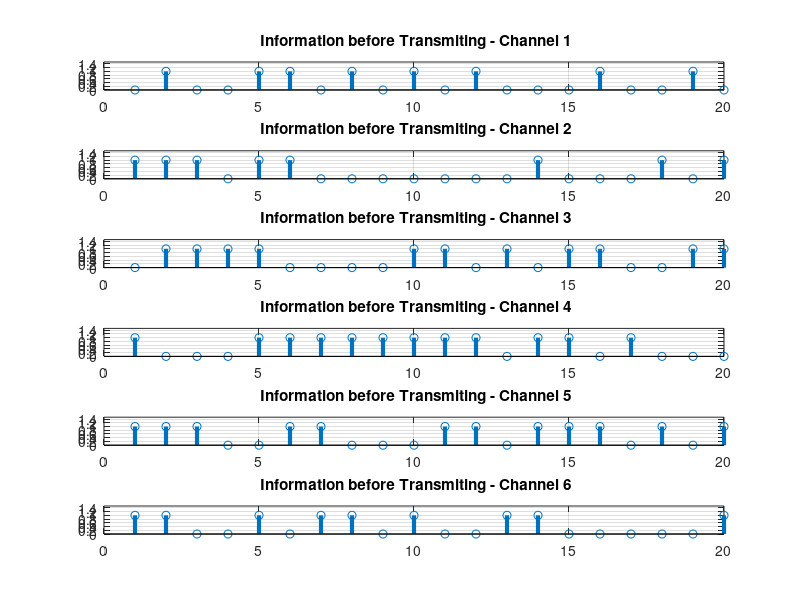

Write MATLAB code to recreate this figure. (Note: this script raises an error after producing the figure.)
clc; clear variables; close all;

N = 5*10^5;

Pt = 0:2:40;			
pt = (10^-3)*db2pow(Pt);	

BW = 10^6;			
No = -174 + 10*log10(BW);				%
no = (10^-3)*db2pow(No);	 

d1 = 500; d2 = 200; d3 = 70; d4 = 500; d5 = 200; d6 = 70;	%Distances
a1 = 0.90; a2 = 0.08; a3 = 0.02; a4 = 0.90; a5 = 0.08; a6 = 0.02;	%Power allocation coefficients

eta = 4;	%Path loss exponent

%Generate Rayleigh fading channel for the six users
h1 = sqrt(d1^-eta)*(randn(N/2,1) + 1i*randn(N/2,1))/sqrt(2);
h2 = sqrt(d2^-eta)*(randn(N/2,1) + 1i*randn(N/2,1))/sqrt(2);
h3 = sqrt(d3^-eta)*(randn(N/2,1) + 1i*randn(N/2,1))/sqrt(2);
h4 = sqrt(d4^-eta)*(randn(N/2,1) + 1i*randn(N/2,1))/sqrt(2);
h5 = sqrt(d5^-eta)*(randn(N/2,1) + 1i*randn(N/2,1))/sqrt(2);
h6 = sqrt(d6^-eta)*(randn(N/2,1) + 1i*randn(N/2,1))/sqrt(2);

%Generate noise samples for the six users
n1 = sqrt(no)*(randn(N/2,1) + 1i*randn(N/2,1))/sqrt(2);
n2 = sqrt(no)*(randn(N/2,1) + 1i*randn(N/2,1))/sqrt(2);
n3 = sqrt(no)*(randn(N/2,1) + 1i*randn(N/2,1))/sqrt(2);
n4 = sqrt(no)*(randn(N/2,1) + 1i*randn(N/2,1))/sqrt(2);
n5 = sqrt(no)*(randn(N/2,1) + 1i*randn(N/2,1))/sqrt(2);
n6 = sqrt(no)*(randn(N/2,1) + 1i*randn(N/2,1))/sqrt(2);

%Generate random binary message data for the six users
x1 = randi([0 1],N,1);
x2 = randi([0 1],N,1);
x3 = randi([0 1],N,1);
x4 = randi([0 1],N,1);
x5 = randi([0 1],N,1);
x6 = randi([0 1],N,1);

figure(1)
subplot(6,1,1);
stem(x1, 'linewidth',3), grid on;
title('  Information before Transmiting - Channel 1 ');
axis([ 0 20 0 1.5]);

subplot(6,1,2);
stem(x2, 'linewidth',3), grid on;
title('  Information before Transmiting - Channel 2 ');
axis([ 0 20 0 1.5]);

subplot(6,1,3);
stem(x3, 'linewidth',3), grid on;
title('  Information before Transmiting - Channel 3 ');
axis([ 0 20 0 1.5]);

subplot(6,1,4);
stem(x4, 'linewidth',3), grid on;
title('  Information before Transmiting - Channel 4 ');
axis([ 0 20 0 1.5]);

subplot(6,1,5);
stem(x5, 'linewidth',3), grid on;
title('  Information before Transmiting - Channel 5 ');
axis([ 0 20 0 1.5]);

subplot(6,1,6);
stem(x6, 'linewidth',3), grid on;
title('  Information before Transmiting - Channel 6 ');
axis([ 0 20 0 1.5]);


%Create QPSKModulator and QPSKDemodulator objects
QPSKmod = comm.QPSKModulator('BitInput',true); 
QPSKdemod = comm.QPSKDemodulator('BitOutput',true); 

%Perform QPSK modulation
xmod1 = step(QPSKmod, x1);
xmod2 = step(QPSKmod, x2);
xmod3 = step(QPSKmod, x3);
xmod4 = step(QPSKmod, x4);
xmod5 = step(QPSKmod, x5);
xmod6 = step(QPSKmod, x6);

x = sqrt(a1)*xmod1 + sqrt(a2)*xmod2 + sqrt(a3)*xmod3;
x1_send = sqrt(a1)*xmod1;
x2_send = sqrt(a2)*xmod2;
x3_send = sqrt(a3)*xmod3;
x_2 = sqrt(a4)*xmod4 + sqrt(a5)*xmod5 + sqrt(a6)*xmod6;
x4_send = sqrt(a4)*xmod4;
x5_send = sqrt(a5)*xmod5;
x6_send = sqrt(a6)*xmod6;


for u = 1:length(Pt)
	
%Received signals
   y1 = sqrt(pt(u))*x.*h1 + n1;	%At user 1
   y2 = sqrt(pt(u))*x.*h2 + n2;	%At user 2
   y3 = sqrt(pt(u))*x.*h3 + n3;	%At user 3
   
   eq1 = y1./h1;
   eq2 = y2./h2;
   eq3 = y3./h3;
   
%Decode at user 1 (Direct decoding)
   dec1 = step(QPSKdemod, eq1);
   %isequal(dec1,x1)
   
%Decode at user 2
   dec12 = step(QPSKdemod, eq2);		
   dec12_remod = step(QPSKmod, dec12);		
   rem2 = eq2 - sqrt(a1*pt(u))*dec12_remod;	%SIC to remove U1's data
   dec2 = step(QPSKdemod, rem2);		
   
%Decode at user 3
   dec13 = step(QPSKdemod, eq3);		%Direct demodulation to get U1's data
   dec13_remod = step(QPSKmod, dec13);		%Remodulation of U1's data
   rem31 = eq3 - sqrt(a1*pt(u))*dec12_remod;	%SIC to remove U1's data
   dec23 = step(QPSKdemod, rem31);		%Direct demodulation of remaining signal to get U2's data
   dec23_remod = step(QPSKmod, dec23);		%Remodulation of U2's data
   rem3 = rem31 - sqrt(a2*pt(u))*dec23_remod;	%SIC to remove U2's data
   dec3 = step(QPSKdemod, rem3);		%Demodulate remaining signal to get U3's data
   
%BER calculation
   ber1(u) = biterr(dec1, x1)/N;
   ber2(u) = biterr(dec2, x2)/N;
   ber3(u) = biterr(dec3, x3)/N;
end

for u = 1:length(Pt)
	
%Received signals
   y4 = sqrt(pt(u))*x_2.*h4 + n4;	%At user 1
   y5 = sqrt(pt(u))*x_2.*h5 + n5;	%At user 2
   y6 = sqrt(pt(u))*x_2.*h6 + n6;	%At user 3
   
   eq4 = y4./h4;
   eq5 = y5./h5;
   eq6 = y6./h6;
   
%Decode at user 1 (Direct decoding)
   dec4 = step(QPSKdemod, eq4);
   
%Decode at user 2
   dec45 = step(QPSKdemod, eq5);		
   dec45_remod = step(QPSKmod, dec45);		
   rem5 = eq5 - sqrt(a4*pt(u))*dec45_remod;	%SIC to remove U1's data
   dec5 = step(QPSKdemod, rem5);		
   
%Decode at user 3
   dec46 = step(QPSKdemod, eq6);		%Direct demodulation to get U1's data
   dec46_remod = step(QPSKmod, dec46);		%Remodulation of U1's data
   rem64 = eq6 - sqrt(a4*pt(u))*dec45_remod;	%SIC to remove U1's data
   dec56 = step(QPSKdemod, rem64);		%Direct demodulation of remaining signal to get U2's data
   dec56_remod = step(QPSKmod, dec56);		%Remodulation of U2's data
   rem6 = rem64 - sqrt(a5*pt(u))*dec56_remod;	%SIC to remove U2's data
   dec6 = step(QPSKdemod, rem6);		%Demodulate remaining signal to get U3's data
   
%BER calculation
   ber4(u) = biterr(dec4, x4)/N;
   ber5(u) = biterr(dec5, x5)/N;
   ber6(u) = biterr(dec6, x6)/N;
end

C1 = xor(dec1,dec4);
C2 = xor(dec2,dec5);
C3 = xor(dec3,dec6);

QPSKmod = comm.QPSKModulator('BitInput',true);
QPSKdemod = comm.QPSKDemodulator('BitOutput',true); 

nc1 = sqrt(no)*(randn(N/2,1) + 1i*randn(N/2,1))/sqrt(2);
nc2 = sqrt(no)*(randn(N/2,1) + 1i*randn(N/2,1))/sqrt(2);
nc3 = sqrt(no)*(randn(N/2,1) + 1i*randn(N/2,1))/sqrt(2);
nc4 = sqrt(no)*(randn(N/2,1) + 1i*randn(N/2,1))/sqrt(2);
nc5 = sqrt(no)*(randn(N/2,1) + 1i*randn(N/2,1))/sqrt(2);
nc6 = sqrt(no)*(randn(N/2,1) + 1i*randn(N/2,1))/sqrt(2);

cmod1 = step(QPSKmod, C1);
cmod2 = step(QPSKmod, C2);
cmod3 = step(QPSKmod, C3);

C = sqrt(a1)*cmod1 + sqrt(a2)*cmod2 + sqrt(a3)*cmod3;

for u = 1:length(Pt)
	
%Received signals
   y1_ = sqrt(pt(u))*C.*h1 + nc1;	%At user 1
   y2_ = sqrt(pt(u))*C.*h2 + nc2;	%At user 2
   y3_ = sqrt(pt(u))*C.*h3 + nc3;	%At user 3
   
   eq1_ = y1_./h1;
   eq2_ = y2_./h2;
   eq3_ = y3_./h3;
   
%Decode at user 1 (Direct decoding)
   dec1_ = step(QPSKdemod, eq1_);
   received_1 = xor(dec1_,x4);
   
%Decode at user 2
   dec12_ = step(QPSKdemod, eq2_);	
   release(QPSKmod);
   dec12_remod_ = step(QPSKmod, dec12_);		
   rem2_ = eq2_ - sqrt(a1*pt(u))*dec12_remod_;	%SIC to remove U1's data
   dec2_ = step(QPSKdemod, rem2_);
   received_2 = xor(dec2_,x5);
   
%Decode at user 3
   dec13_ = step(QPSKdemod, eq3_);		%Direct demodulation to get U1's data
   dec13_remod_ = step(QPSKmod, dec13_);		%Remodulation of U1's data
   rem31_ = eq3_ - sqrt(a1*pt(u))*dec12_remod_;	%SIC to remove U1's data
   dec23_ = step(QPSKdemod, rem31_);		%Direct demodulation of remaining signal to get U2's data
   dec23_remod_ = step(QPSKmod, dec23_);		%Remodulation of U2's data
   rem3_ = rem31_ - sqrt(a2*pt(u))*dec23_remod_;	%SIC to remove U2's data
   dec3_ = step(QPSKdemod, rem3_);		%Demodulate remaining signal to get U3's data
   received_3 = xor(dec3_,x6);
   
%BER calculation
   ber1_(u) = biterr(received_1, x1)/N;
   ber2_(u) = biterr(received_2, x2)/N;
   ber3_(u) = biterr(received_3, x3)/N;
end

for u = 1:length(Pt)
	
%Received signals
   y4_ = sqrt(pt(u))*C.*h4 + nc4;	%At user 1
   y5_ = sqrt(pt(u))*C.*h5 + nc5;	%At user 2
   y6_ = sqrt(pt(u))*C.*h6 + nc6;	%At user 3
   
   eq4_ = y4_./h4;
   eq5_ = y5_./h5;
   eq6_ = y6_./h6;
   
%Decode at user 1 (Direct decoding)
   dec4_ = step(QPSKdemod, eq4_);
   received_4 = xor(dec4_,x1);
   
%Decode at user 2
   dec45_ = step(QPSKdemod, eq5_);	
   release(QPSKmod);
   dec45_remod_ = step(QPSKmod, dec45_);		
   rem5_ = eq5_ - sqrt(a4*pt(u))*dec45_remod_;	%SIC to remove U1's data
   dec5_ = step(QPSKdemod, rem5_);
   received_5 = xor(dec5_,x2);
   
%Decode at user 3
   dec46_ = step(QPSKdemod, eq6_);		%Direct demodulation to get U1's data
   dec46_remod_ = step(QPSKmod, dec46_);		%Remodulation of U1's data
   rem64_ = eq6_ - sqrt(a4*pt(u))*dec45_remod_;	%SIC to remove U1's data
   dec56_ = step(QPSKdemod, rem64_);		%Direct demodulation of remaining signal to get U2's data
   dec56_remod_ = step(QPSKmod, dec56_);		%Remodulation of U2's data
   rem6_ = rem64_ - sqrt(a5*pt(u))*dec56_remod_;	%SIC to remove U2's data
   dec6_ = step(QPSKdemod, rem6_);		%Demodulate remaining signal to get U3's data
   received_6 = xor(dec6_,x3);
   
%BER calculation
   ber4_(u) = biterr(received_4, x4)/N;
   ber5_(u) = biterr(received_5, x5)/N;
   ber6_(u) = biterr(received_6, x6)/N;
end

figure(2)
subplot(6,1,1);
stem(received_1, 'linewidth',3), grid on;
title('  Information after Transmiting - Channel 1 ');
axis([ 0 20 0 1.5]);

subplot(6,1,2);
stem(received_2, 'linewidth',3), grid on;
title('  Information after Transmiting - Channel 2 ');
axis([ 0 20 0 1.5]);

subplot(6,1,3);
stem(received_3, 'linewidth',3), grid on;
title('  Information after Transmiting - Channel 3 ');
axis([ 0 20 0 1.5]);

subplot(6,1,4);
stem(received_4, 'linewidth',3), grid on;
title('  Information after Transmiting - Channel 4 ');
axis([ 0 20 0 1.5]);

subplot(6,1,5);
stem(received_5, 'linewidth',3), grid on;
title('  Information after Transmiting - Channel 5 ');
axis([ 0 20 0 1.5]);

subplot(6,1,6);
stem(received_6, 'linewidth',3), grid on;
title('  Information after Transmiting - Channel 6 ');
axis([ 0 20 0 1.5]);

figure(3)
semilogy(Pt, ber1, '-o', 'linewidth', 2); hold on; grid on;
semilogy(Pt, ber2, '-o', 'linewidth', 2);
semilogy(Pt, ber3, '-o', 'linewidth', 2);
semilogy(Pt, ber4, '-o', 'linewidth', 2);
semilogy(Pt, ber5, '-o', 'linewidth', 2);
semilogy(Pt, ber6, '-o', 'linewidth', 2);

xlabel('Transmit power (dBm)');
ylabel('BER');
legend('User 1 (Weakest user)', 'User 2', 'User 3 (Strongest user)','User 4 (Weakest user)', 'User 5', 'User 6 (Strongest user)');

figure(4)
semilogy(Pt, ber1_, '-o', 'linewidth', 2); hold on; grid on;
semilogy(Pt, ber2_, '-o', 'linewidth', 2);
semilogy(Pt, ber3_, '-o', 'linewidth', 2);
semilogy(Pt, ber4_, '-o', 'linewidth', 2);
semilogy(Pt, ber5_, '-o', 'linewidth', 2);
semilogy(Pt, ber6_, '-o', 'linewidth', 2);
xlabel('Transmit power (dBm)');
ylabel('BER');




